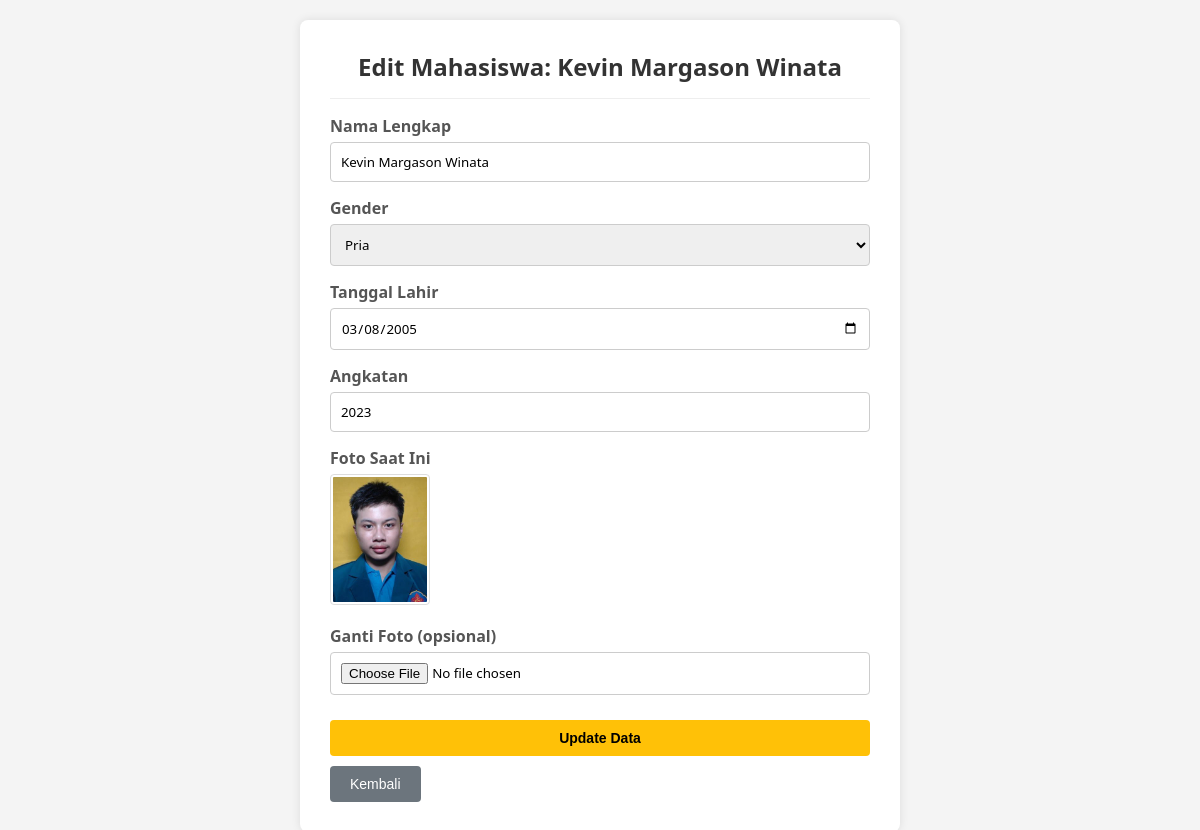
/update_mahasiswa.php?nrp=160423014 (signed in), run on the app's committed database.
### tables this page shows
CREATE TABLE `mahasiswa` (
  `nrp` char(9) NOT NULL,
  `nama` varchar(45) DEFAULT NULL,
  `gender` enum('Pria','Wanita') DEFAULT NULL,
  `tanggal_lahir` date DEFAULT NULL,
  `angkatan` year(4) DEFAULT NULL,
  `foto_extention` varchar(4) DEFAULT NULL
);

### src/class/parent.php (called while the page is built, shortened)
<?php
class classParent {
	public function __construct(){
		$this->mysqli =
		new mysqli(SERVER, UID, PWD, DB);
	}
}
?>

### src/class/mahasiswa.php (called while the page is built, shortened)
<?php
require_once("parent.php");
class Mahasiswa extends classParent {
    public function getMahasiswa($nrp = null) {
        if ($nrp) {
            $sql = "SELECT * FROM mahasiswa WHERE nrp=?";
            $stmt = $this->mysqli->prepare($sql);
            $stmt->bind_param("s", $nrp);
            $stmt->execute();
            $res = $stmt->get_result();
            $data = $res->fetch_assoc();
            return $data;
        }
    }
}
?>

### src/update_mahasiswa.php (the view, shortened to what this page needs)
<?php
require_once("class/mahasiswa.php");
$mhsObj = new Mahasiswa();
$mahasiswa = $mhsObj->getMahasiswa($_GET['nrp']);
?>
<!DOCTYPE html>
<html>
<head>
    <link rel="stylesheet" href="style.css">
</head>
<body>
<div class="container">
    <h1>Edit Mahasiswa: <?php echo htmlentities($mahasiswa['nama']); ?></h1>
    <form method="post" action="proses_update_mahasiswa.php" enctype="multipart/form-data">
        <div class="form-group">
            <label for="nama">Nama Lengkap</label>
            <input type="text" name="nama" id="nama" value="<?php echo htmlentities($mahasiswa['nama']); ?>" required>
        </div>
        <div class="form-group">
            <label for="gender">Gender</label>
            <select name="gender" id="gender" required>
                <option value="Pria" <?php if ($mahasiswa['gender']=='Pria') echo 'selected'; ?>>Pria</option>
            </select>
        </div>
        <div class="form-group">
            <label for="tanggal_lahir">Tanggal Lahir</label>
            <input type="date" name="tanggal_lahir" id="tanggal_lahir" value="<?php echo $mahasiswa['tanggal_lahir']; ?>" required>
        </div>
        <div class="form-group">
            <label for="angkatan">Angkatan</label>
            <input type="number" name="angkatan" id="angkatan" value="<?php echo $mahasiswa['angkatan']; ?>" required>
        </div>
        <div class="form-group">
            <label>Foto Saat Ini</label>
            <?php
            if (!empty($mahasiswa['foto_extention'])) {
                $path = "images/" . $mahasiswa['nrp'] . "." . $mahasiswa['foto_extention'];
                if (file_exists($path)) {
                    echo "<img src='$path' class='preview'>";
                } else {
                    echo "File foto tidak ditemukan.";
                }
            } else {
                echo "<i>Belum ada foto.</i>";
            }
            ?>
        </div>
        <div class="form-group">
            <label for="foto">Ganti Foto (opsional)</label>
            <input type="file" name="foto" id="foto" accept="image/jpeg, image/png, image/gif">
        </div>
        <button type="submit" name="update" class="btn-save btn-update">Update Data</button>
        <a href="display_mahasiswa.php"><button type="button" class="btn-back">Kembali</button></a>
    </form>
</div>
</body>
</html>

### src/style.css (style rules this page uses)
* { box-sizing: border-box; }
body { font-family: 'Segoe UI', Tahoma, Geneva, Verdana, sans-serif; background-color: #f4f4f4; padding: 20px; margin: 0; }
.container { background: white; padding: 30px; border-radius: 8px; width: 95%; max-width: 600px; margin: auto; box-shadow: 0 0 10px rgba(0,0,0,0.1); }
h1 { margin-top: 0; color: #333; text-align: center; border-bottom: 1px solid #eee; padding-bottom: 15px; font-size: 24px; }
.form-group { margin-bottom: 15px; }
label { display: block; margin-bottom: 5px; font-weight: 600; color: #555; }
input[type="text"], input[type="password"], input[type="date"], input[type="datetime-local"], input[type="number"], input[type="file"], select, textarea { width: 100%; padding: 10px; border: 1px solid #ccc; border-radius: 4px; box-sizing: border-box; font-family: inherit; }
button, .btn { cursor: pointer; padding: 10px 20px; border: none; border-radius: 4px; font-size: 14px; margin-top: 10px; transition: background 0.3s; text-decoration: none; display: inline-block; }
.btn-save, .btn-add, .btn-login { background-color: #28a745; color: white; width: 100%; font-weight: bold; }
.btn-update, .btn-edit, .editBtn { background-color: #ffc107; color: black; }
.btn-back, .btn-secondary { background-color: #6c757d; color: white; }
img.foto, img.preview { width: 100px; border-radius: 4px; border: 1px solid #ddd; padding: 2px; }
img { max-width: 100%; height: auto; }

### data on the page
mahasiswa: nama "Kevin Margason Winata", gender "Pria", tanggal_lahir "03/08/2005", angkatan "2023", nrp+foto_extention (picture)
